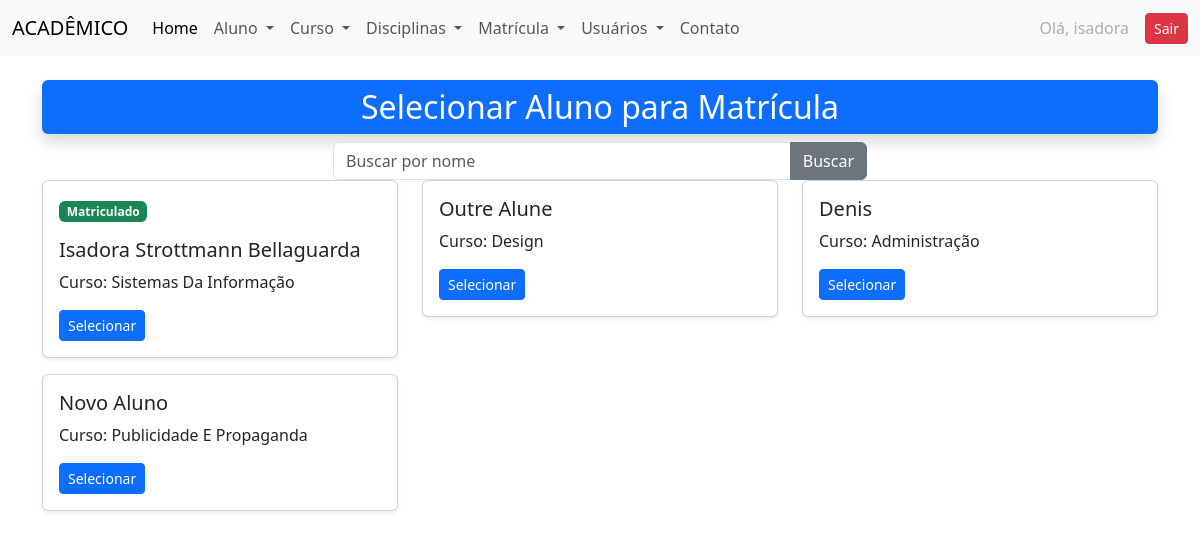
The app's page /disciplinas/listar_alunos__para_matricula/ (signed in), older data.
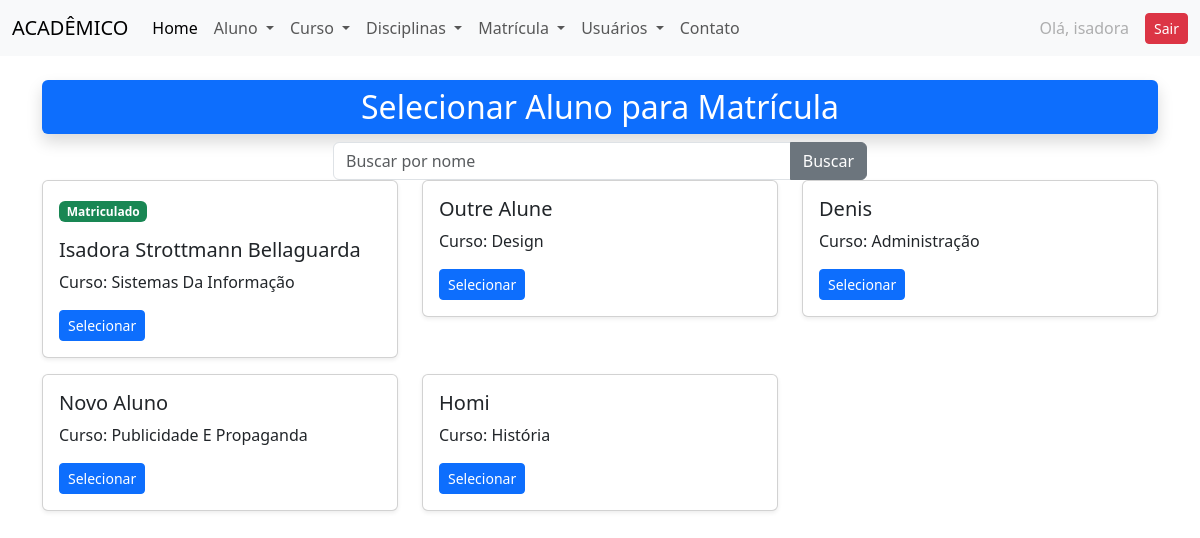
The same page, newer data.
### academico/models.py (models this page shows, shortened)
class Aluno(models.Model):
    nome = models.CharField("digite o nome: ", max_length=100)
    data_nascimento = models.DateField("informe a data de nascimento: ")
    cpf = models.CharField("digite o cpf: ", max_length=14, unique=True)
    genero = models.CharField("selecione o gênero: ", max_length=2, choices=GENERO_CHOICES)
    estado_civil = models.CharField("selecione o estado civil: ", max_length=30, choices=ESTADO_CIVIL_CHOICES)
    escolaridade = models.CharField("selecione o nível de escolaridade: ", max_length=50, choices=ESCOLARIDADE_CHOICES)
    curso = models.ForeignKey(Curso, on_delete=models.RESTRICT)
    ativo = models.BooleanField(default=True)
    foto = StdImageField(
        upload_to='fotos/alunos',
        variations={'thumb': (150, 150), 'medium': (300, 300)},
        blank=True,
        null=True
    )

class Curso(models.Model):
    nome = models.CharField(max_length=100)

### disciplinas/views.py (the view)
# urls.py: path('listar_alunos__para_matricula/', views.listar_alunos_para_matricula, name='listar_alunos_para_matricula'),
@login_required
def listar_alunos_para_matricula(request):
    busca = request.GET.get('busca', '')
    if busca:
        alunos = Aluno.objects.filter(nome__icontains=busca, ativo=True)
    else:
        alunos = Aluno.objects.filter(ativo=True)
    for aluno in alunos:
        aluno.ja_matriculado = Matricula.objects.filter(aluno=aluno).exists()
    dados = {
        'alunos': alunos,
        'busca': busca
    }
    return render(request, 'disciplinas/lista_alunos_matricula.html', dados)

### disciplinas/templates/disciplinas/lista_alunos_matricula.html
{% extends 'academico/base.html' %}
{% block content %}
<div class="container mt-4">
  <h2 class="bg-primary text-white rounded shadow py-2 text-center">Selecionar Aluno para Matrícula</h2>
  {% include 'academico/partials/_busca.html' %}
  <div class="row">
    {% for aluno in alunos %}
      <div class="col-md-4">
        <div class="card mb-3 shadow-sm">
          <div class="card-body">
            {% if aluno.ja_matriculado %}
                <span class="badge bg-success mt-1 mb-3">Matriculado</span>
            {% endif %}
            <h5 class="card-title">{{ aluno.nome }}</h5>
            <p class="card-text">Curso: {{ aluno.curso.nome }}</p>
            <a href="{% url 'matricular_aluno' aluno.id %}" class="btn btn-primary btn-sm">Selecionar</a>
          </div>
        </div>
      </div>
    {% empty %}
      <p>Nenhum aluno encontrado.</p>
    {% endfor %}
  </div>
</div>
{% endblock %}

Row changes from the older to the newer data that the page shows:
added Aluno: nome "Homi", curso.nome "História"
